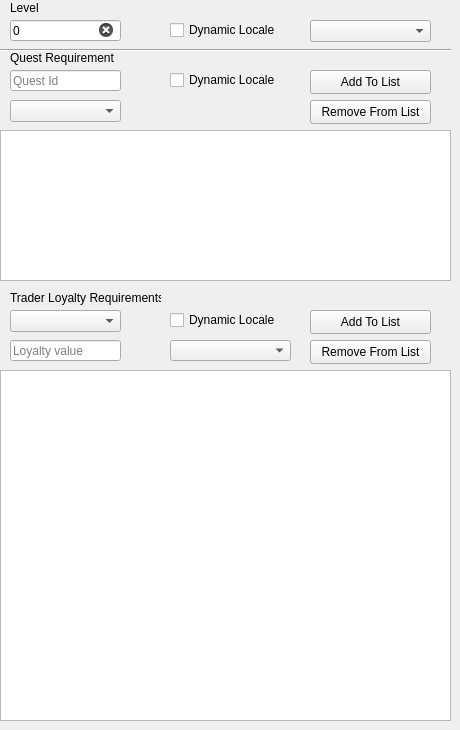
             <widget class="QWidget" name="tab_4">
              <attribute name="title">
               <string>Available For Start</string>
              </attribute>
              <widget class="QLineEdit" name="AvailableForStartLevelRequirement">
               <property name="geometry">
                <rect>
                 <x>10</x>
                 <y>20</y>
                 <width>111</width>
                 <height>21</height>
                </rect>
               </property>
               <property name="inputMask">
                <string/>
               </property>
               <property name="text">
                <string>0</string>
               </property>
               <property name="placeholderText">
                <string>Level requirement</string>
               </property>
               <property name="clearButtonEnabled">
                <bool>true</bool>
               </property>
              </widget>
              <widget class="QComboBox" name="AvailableForStartLevelRequirementCompare">
               <property name="geometry">
                <rect>
                 <x>310</x>
                 <y>20</y>
                 <width>121</width>
                 <height>22</height>
                </rect>
               </property>
               <property name="placeholderText">
                <string>Compare Method</string>
               </property>
              </widget>
              <widget class="Line" name="line_4">
               <property name="geometry">
                <rect>
                 <x>0</x>
                 <y>40</y>
                 <width>451</width>
                 <height>20</height>
                </rect>
               </property>
               <property name="orientation">
                <enum>Qt::Horizontal</enum>
               </property>
              </widget>
              <widget class="QLineEdit" name="AvailableForStartQuestId">
               <property name="geometry">
                <rect>
                 <x>10</x>
                 <y>70</y>
                 <width>111</width>
                 <height>21</height>
                </rect>
               </property>
               <property name="placeholderText">
                <string>Quest Id</string>
               </property>
               <property name="clearButtonEnabled">
                <bool>true</bool>
               </property>
              </widget>
              <widget class="QPushButton" name="AvailableForStartAddToList">
               <property name="geometry">
                <rect>
                 <x>310</x>
                 <y>70</y>
                 <width>121</width>
                 <height>24</height>
                </rect>
               </property>
               <property name="text">
                <string>Add To List</string>
               </property>
              </widget>
              <widget class="QCheckBox" name="AvailableForStartDynamicLocaleLevel">
               <property name="geometry">
                <rect>
                 <x>170</x>
                 <y>20</y>
                 <width>111</width>
                 <height>20</height>
                </rect>
               </property>
               <property name="text">
                <string>Dynamic Locale</string>
               </property>
               <property name="checked">
                <bool>false</bool>
               </property>
              </widget>
              <widget class="QCheckBox" name="AvailableForStartDynamicLocaleQuest">
               <property name="geometry">
                <rect>
                 <x>170</x>
                 <y>70</y>
                 <width>111</width>
                 <height>20</height>
                </rect>
               </property>
               <property name="text">
                <string>Dynamic Locale</string>
               </property>
               <property name="checked">
                <bool>false</bool>
               </property>
              </widget>
              <widget class="QComboBox" name="AvailableForStartStatus">
               <property name="geometry">
                <rect>
                 <x>10</x>
                 <y>100</y>
                 <width>111</width>
                 <height>22</height>
                </rect>
               </property>
               <property name="placeholderText">
                <string>Status</string>
               </property>
              </widget>
              <widget class="QLabel" name="label_3">
               <property name="geometry">
                <rect>
                 <x>10</x>
                 <y>0</y>
                 <width>49</width>
                 <height>16</height>
                </rect>
               </property>
               <property name="text">
                <string>Level</string>
               </property>
              </widget>
              <widget class="QLabel" name="label_4">
               <property name="geometry">
                <rect>
                 <x>10</x>
                 <y>50</y>
                 <width>111</width>
                 <height>16</height>
                </rect>
               </property>
               <property name="text">
                <string>Quest Requirement</string>
               </property>
              </widget>
              <widget class="QListWidget" name="StartQuestWidget">
               <property name="geometry">
                <rect>
                 <x>0</x>
                 <y>130</y>
                 <width>451</width>
                 <height>151</height>
                </rect>
               </property>
              </widget>
              <widget class="QPushButton" name="AvailableForStartRemoveFromList">
               <property name="geometry">
                <rect>
                 <x>310</x>
                 <y>100</y>
                 <width>121</width>
                 <height>24</height>
                </rect>
               </property>
               <property name="text">
                <string>Remove From List</string>
               </property>
              </widget>
              <widget class="QListWidget" name="StartLoyaltyWidget">
               <property name="geometry">
                <rect>
                 <x>0</x>
                 <y>370</y>
                 <width>451</width>
                 <height>351</height>
                </rect>
               </property>
              </widget>
              <widget class="QPushButton" name="AvailableForStartLoyaltyRemoveFromList">
               <property name="geometry">
                <rect>
                 <x>310</x>
                 <y>340</y>
                 <width>121</width>
                 <height>24</height>
                </rect>
               </property>
               <property name="text">
                <string>Remove From List</string>
               </property>
              </widget>
              <widget class="QPushButton" name="AvailableForStartLoyaltyAddToList">
               <property name="geometry">
                <rect>
                 <x>310</x>
                 <y>310</y>
                 <width>121</width>
                 <height>24</height>
                </rect>
               </property>
               <property name="text">
                <string>Add To List</string>
               </property>
              </widget>
              <widget class="QComboBox" name="AvailableForStartTraderComboBox">
               <property name="geometry">
                <rect>
                 <x>10</x>
                 <y>310</y>
                 <width>111</width>
                 <height>22</height>
                </rect>
               </property>
               <property name="placeholderText">
                <string>Trader</string>
               </property>
              </widget>
              <widget class="QCheckBox" name="AvailableForStartLoyaltyDynamicLocaleQuest">
               <property name="geometry">
                <rect>
                 <x>170</x>
                 <y>310</y>
                 <width>111</width>
                 <height>20</height>
                </rect>
               </property>
               <property name="text">
                <string>Dynamic Locale</string>
               </property>
               <property name="checked">
                <bool>false</bool>
               </property>
              </widget>
              <widget class="QLabel" name="label_10">
               <property name="geometry">
                <rect>
                 <x>10</x>
                 <y>290</y>
                 <width>151</width>
                 <height>16</height>
                </rect>
               </property>
               <property name="text">
                <string>Trader Loyalty Requirements</string>
               </property>
              </widget>
              <widget class="QComboBox" name="AvailableCompareLoyaltyComboBox">
               <property name="geometry">
                <rect>
                 <x>170</x>
                 <y>340</y>
                 <width>121</width>
                 <height>21</height>
                </rect>
               </property>
               <property name="editable">
                <bool>false</bool>
               </property>
               <property name="placeholderText">
                <string>Compare Method</string>
               </property>
               <property name="modelColumn">
                <number>0</number>
               </property>
              </widget>
              <widget class="QLineEdit" name="AvailableForStartLoyaltyValue">
               <property name="geometry">
                <rect>
                 <x>10</x>
                 <y>340</y>
                 <width>111</width>
                 <height>21</height>
                </rect>
               </property>
               <property name="placeholderText">
                <string>Loyalty value</string>
               </property>
               <property name="clearButtonEnabled">
                <bool>true</bool>
               </property>
              </widget>
             </widget>
